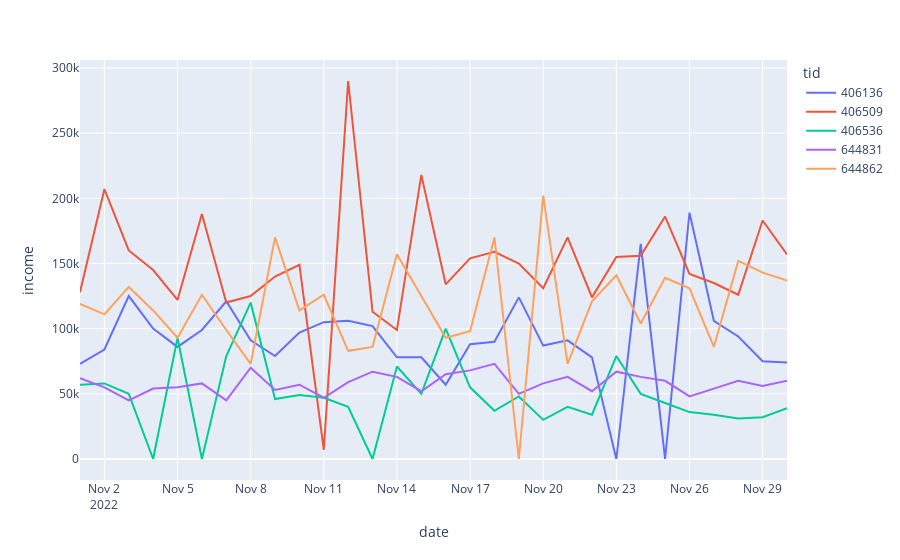

Notebook source saved alongside this figure:
### Code cell
df = X_val.copy()
df['income'] = y_val
df['pred'] = pred
px.line(df[df['tid'].isin(good_tids)], x='date', y='income', color='tid')
